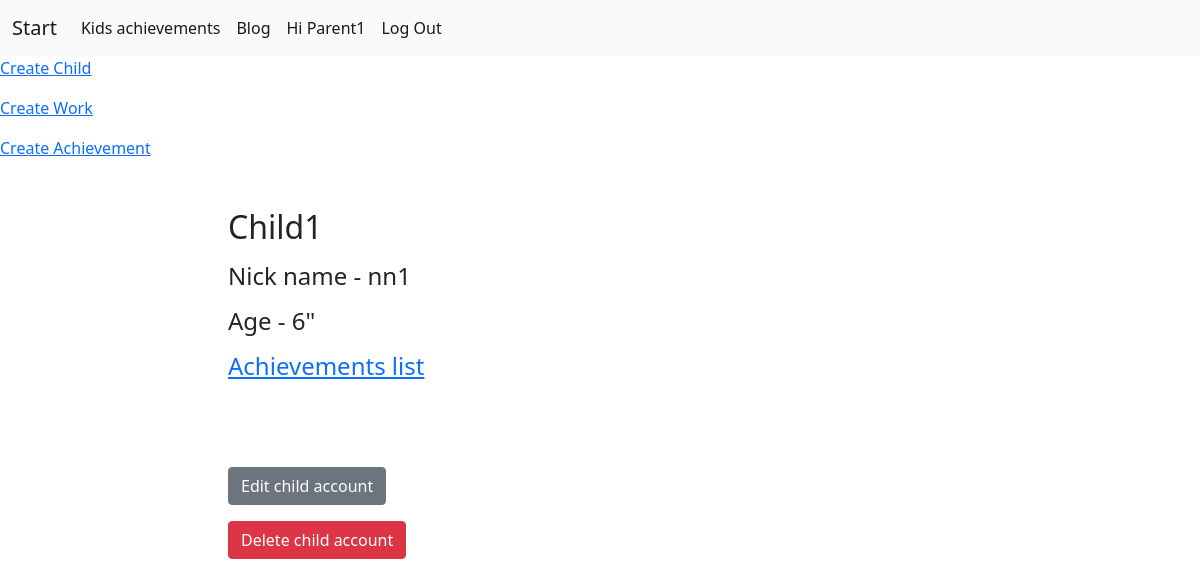
Screenshot of /kidsachieve/child_detail/child1_nick/ (signed in) with the database file from the repository.
### kidsachieve/models.py (models this page shows, shortened)
class Child(models.Model):
    first_name = models.CharField(max_length=50, db_index=True)
    nick_name = models.CharField(max_length=50, db_index=True, unique=True)
    age = models.IntegerField()
    slug = models.SlugField(max_length=50, unique=True, blank=True)
    user = models.ForeignKey(User, on_delete=models.CASCADE)
    def get_update_url(self):
        return reverse('child_update_url', kwargs={'slug': self.slug})
    def get_delete_url(self):
        return reverse('child_delete_url', kwargs={'slug': self.slug})

### kidsachieve/views.py (the view)
# urls.py: path('child_detail/<str:slug>/', ChildDetail.as_view(), name='child_detail_url'),
class ChildDetail(View):
    def get(self, request, slug):
        obj = get_object_or_404(Child, slug__iexact=slug)
        return render(request, 'kidsachieve/child_detail.html', context={'child': obj})

### kidsachieve/templates/kidsachieve/child_detail.html (shortened to what this page needs)
{% extends 'kidsachieve/base_kidsachieve.html' %}
{% block before_content %}
    {% include 'kidsachieve/includes/cru_menu_kidsachieve.html' %}
{% endblock %}
{% block content %}
    {% if user.is_authenticated and child.user == user %}
        <p><h2> {{ child.first_name }} <h2/></p>
        <p><h4> Nick name - {{ child.nick_name }}<h4/></p>
        <p>Age - {{ child.age }}"</p>
        <a href="{% url 'child_achievements_list_url' slug=child.slug %}">Achievements list <a/>
            <br><br><br><br>
        <p>
            <a href="{{ child.get_update_url }}" class="btn btn-secondary">Edit child account</a>
        </p>
        <p>
            <a href="{{ child.get_delete_url }}" class="btn btn-danger">Delete child account</a>
        </p>
    {% else %}
        <p class="btn btn-danger"> User {{ user }} is not valid for this page <p/>
    {% endif %}
{% endblock %}

### templates/base.html (shortened to what this page needs)
<!DOCTYPE html>
<html lang="en">
<head>
<link href="https://cdn.jsdelivr.net/npm/bootstrap@5.1.3/dist/css/bootstrap.min.css" rel="stylesheet">
</head>
<body>
<nav class="navbar navbar-expand-lg navbar-light bg-light" >
    <div class="container-fluid">
        <a class="navbar-brand" href="{% url 'hello_url' %}">Start</a>
    <div class="collapse navbar-collapse" id="navbarTogglerDemo02">
      <ul class="navbar-nav me-auto mb-2 mb-lg-0">
        <li class="nav-item">
          <a class="nav-link active" href="{% url 'index_kidsachieve_url' %}">Kids achievements</a>
        </li>
        <li class="nav-item">
          <a class="nav-link active" aria-current="page" href="{% url 'posts_list_url' %}">Blog</a>
        </li>
          {% if user.is_authenticated %}
                <li class="nav-item">
                  <a class="nav-link active"> Hi {{ user.username }}</a>
                </li>
                <li class="nav-item">
                  <a class="nav-link active" href="{% url 'logout' %}"> Log Out </a>
                </li>
            {% endif %}
      </ul>
    </div>
  </div>
</nav>
{% block before_content %}
{% endblock %}
<div class="container mt-5">
    <div class="raw">
        <div class="col-5 offset-md-2">
            {% block content %}
            {% endblock %}
        </div>
    </div>
</div>
</body>
</html>

### rows the page displays
Child: first_name "Child1", nick_name "nn1", age "6"

### other values shown
{{ user.username }} "Parent1"
